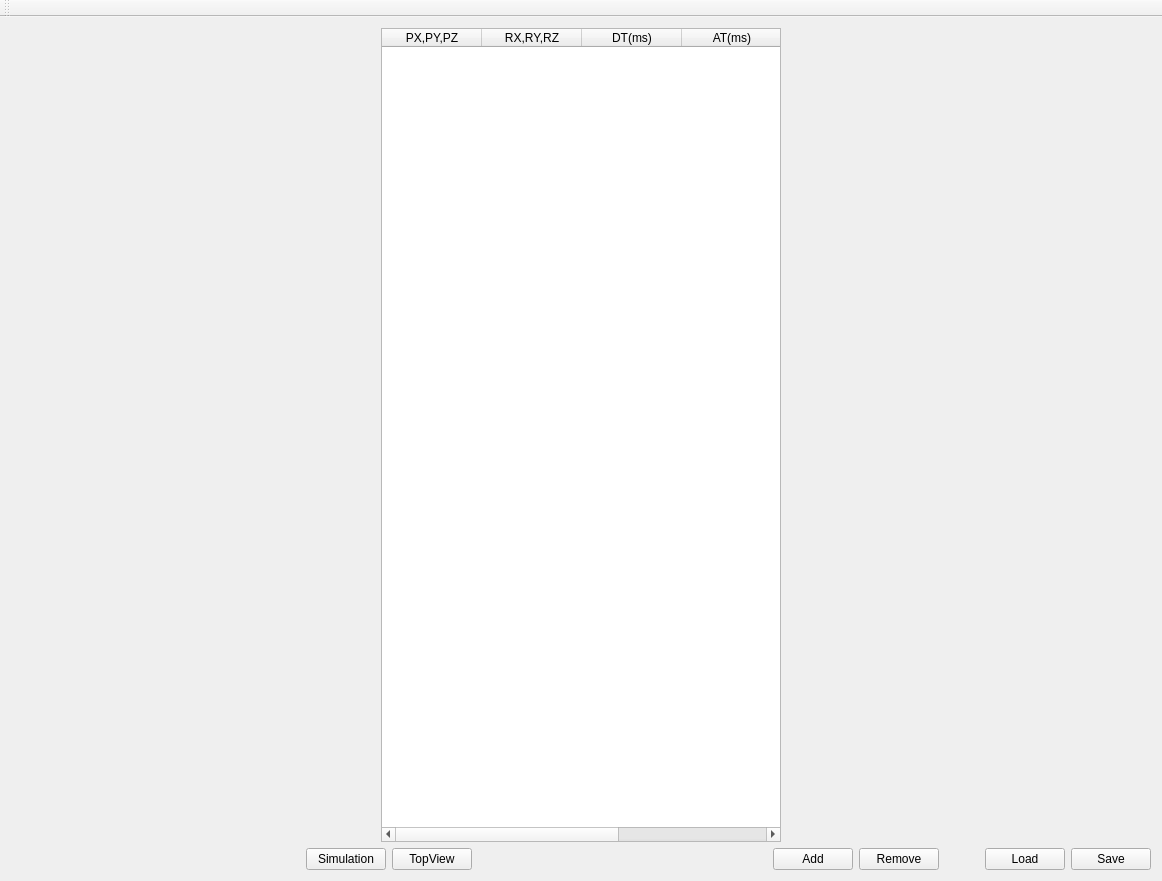
<?xml version="1.0" encoding="UTF-8"?>
<ui version="4.0">
 <class>RoboTenderCMSClass</class>
 <widget class="QMainWindow" name="RoboTenderCMSClass">
  <property name="geometry">
   <rect>
    <x>0</x>
    <y>0</y>
    <width>1162</width>
    <height>881</height>
   </rect>
  </property>
  <property name="windowTitle">
   <string>RoboTenderCMS</string>
  </property>
  <widget class="QWidget" name="centralWidget">
   <property name="enabled">
    <bool>true</bool>
   </property>
   <property name="sizePolicy">
    <sizepolicy hsizetype="Expanding" vsizetype="Expanding">
     <horstretch>0</horstretch>
     <verstretch>0</verstretch>
    </sizepolicy>
   </property>
   <property name="maximumSize">
    <size>
     <width>16777215</width>
     <height>16777215</height>
    </size>
   </property>
   <layout class="QGridLayout" name="gridLayout">
    <item row="0" column="0">
     <layout class="QVBoxLayout" name="verticalLayout">
      <property name="sizeConstraint">
       <enum>QLayout::SetMaximumSize</enum>
      </property>
      <item>
       <layout class="QHBoxLayout" name="horizontalLayout">
        <property name="sizeConstraint">
         <enum>QLayout::SetMaximumSize</enum>
        </property>
        <item>
         <widget class="QTableWidget" name="tableWidget">
          <property name="sizePolicy">
           <sizepolicy hsizetype="Expanding" vsizetype="Expanding">
            <horstretch>0</horstretch>
            <verstretch>0</verstretch>
           </sizepolicy>
          </property>
          <property name="maximumSize">
           <size>
            <width>400</width>
            <height>16777215</height>
           </size>
          </property>
          <column>
           <property name="text">
            <string>PX,PY,PZ</string>
           </property>
          </column>
          <column>
           <property name="text">
            <string>RX,RY,RZ</string>
           </property>
          </column>
          <column>
           <property name="text">
            <string>DT(ms)</string>
           </property>
          </column>
          <column>
           <property name="text">
            <string>AT(ms)</string>
           </property>
          </column>
          <column>
           <property name="text">
            <string>Attr</string>
           </property>
          </column>
         </widget>
        </item>
       </layout>
      </item>
      <item>
       <layout class="QHBoxLayout" name="horizontalLayout_1" stretch="0,0,0,0,0,0,0,0,0">
        <property name="sizeConstraint">
         <enum>QLayout::SetMaximumSize</enum>
        </property>
        <item>
         <spacer name="horizontalSpacer">
          <property name="orientation">
           <enum>Qt::Horizontal</enum>
          </property>
          <property name="sizeHint" stdset="0">
           <size>
            <width>40</width>
            <height>20</height>
           </size>
          </property>
         </spacer>
        </item>
        <item>
         <widget class="QPushButton" name="btnSimulation">
          <property name="sizePolicy">
           <sizepolicy hsizetype="Fixed" vsizetype="Fixed">
            <horstretch>0</horstretch>
            <verstretch>0</verstretch>
           </sizepolicy>
          </property>
          <property name="text">
           <string>Simulation</string>
          </property>
         </widget>
        </item>
        <item>
         <widget class="QPushButton" name="btnTopView">
          <property name="text">
           <string>TopView</string>
          </property>
         </widget>
        </item>
        <item>
         <spacer name="horizontalSpacer_2">
          <property name="orientation">
           <enum>Qt::Horizontal</enum>
          </property>
          <property name="sizeHint" stdset="0">
           <size>
            <width>40</width>
            <height>20</height>
           </size>
          </property>
         </spacer>
        </item>
        <item>
         <widget class="QPushButton" name="btnAddPoint">
          <property name="sizePolicy">
           <sizepolicy hsizetype="Fixed" vsizetype="Fixed">
            <horstretch>0</horstretch>
            <verstretch>0</verstretch>
           </sizepolicy>
          </property>
          <property name="text">
           <string>Add</string>
          </property>
         </widget>
        </item>
        <item>
         <widget class="QPushButton" name="btnRemovePoint">
          <property name="sizePolicy">
           <sizepolicy hsizetype="Fixed" vsizetype="Fixed">
            <horstretch>0</horstretch>
            <verstretch>0</verstretch>
           </sizepolicy>
          </property>
          <property name="text">
           <string>Remove</string>
          </property>
         </widget>
        </item>
        <item>
         <spacer name="horizontalSpacer_3">
          <property name="orientation">
           <enum>Qt::Horizontal</enum>
          </property>
          <property name="sizeType">
           <enum>QSizePolicy::Fixed</enum>
          </property>
          <property name="sizeHint" stdset="0">
           <size>
            <width>40</width>
            <height>20</height>
           </size>
          </property>
         </spacer>
        </item>
        <item>
         <widget class="QPushButton" name="btnLoadPoint">
          <property name="sizePolicy">
           <sizepolicy hsizetype="Fixed" vsizetype="Fixed">
            <horstretch>0</horstretch>
            <verstretch>0</verstretch>
           </sizepolicy>
          </property>
          <property name="text">
           <string>Load</string>
          </property>
         </widget>
        </item>
        <item>
         <widget class="QPushButton" name="btnSavePoint">
          <property name="sizePolicy">
           <sizepolicy hsizetype="Fixed" vsizetype="Fixed">
            <horstretch>0</horstretch>
            <verstretch>0</verstretch>
           </sizepolicy>
          </property>
          <property name="text">
           <string>Save</string>
          </property>
         </widget>
        </item>
       </layout>
      </item>
     </layout>
    </item>
   </layout>
  </widget>
  <widget class="QMenuBar" name="menuBar">
   <property name="geometry">
    <rect>
     <x>0</x>
     <y>0</y>
     <width>1162</width>
     <height>25</height>
    </rect>
   </property>
  </widget>
  <widget class="QToolBar" name="mainToolBar">
   <attribute name="toolBarArea">
    <enum>TopToolBarArea</enum>
   </attribute>
   <attribute name="toolBarBreak">
    <bool>false</bool>
   </attribute>
  </widget>
 </widget>
 <layoutdefault spacing="6" margin="11"/>
 <resources>
  <include location="RoboTenderCMS.qrc"/>
 </resources>
 <connections/>
</ui>
